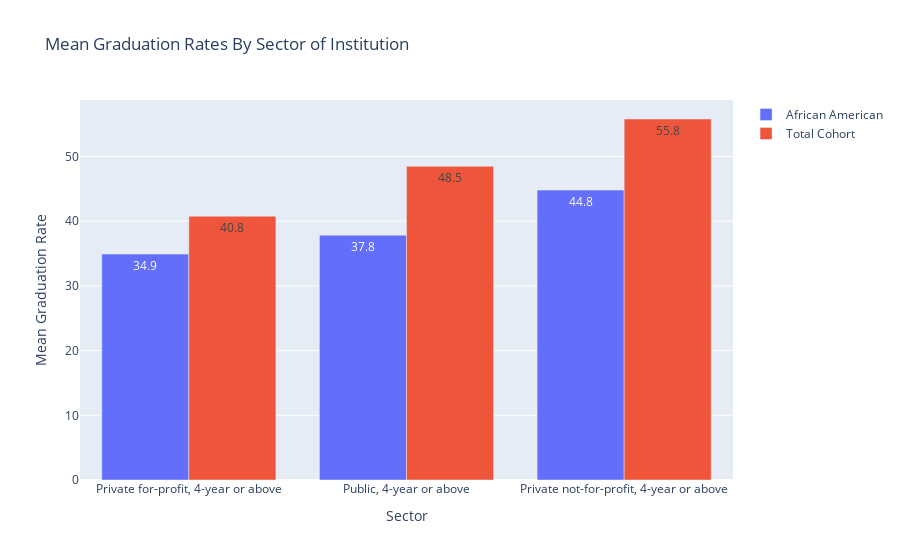

The code cell stored with this chart in its notebook:
### Code cell
fig = go.Figure(
    data = [
        go.Bar(x=grad_rate_by_sector.index, y=grad_rate_by_sector[black], 
               text=np.round(grad_rate_by_sector[black], 1), name="African American"),
        go.Bar(x=grad_rate_by_sector.index, y=grad_rate_by_sector[total], 
               text=np.round(grad_rate_by_sector[total], 1), name="Total Cohort")
    ]
)

fig.update_layout(
    title="Mean Graduation Rates By Sector of Institution",
    xaxis={
        'title': "Sector"
    },
    yaxis={
        'title': 'Mean Graduation Rate'
    }
)
fig.show()

### Figure 1 — Plotly figure (JSON) as saved in the notebook; plotly's stock layout.template omitted (floating-point values rounded to 4 significant figures)
{"data": [{"name": "African American", "text": [34.9, 37.8, 44.8], "type": "bar", "x": ["Private for-profit, 4-year or above", "Public, 4-year or above", "Private not-for-profit, 4-year or above"], "y": [34.91, 37.82, 44.8]}, {"name": "Total Cohort", "text": [40.8, 48.5, 55.8], "type": "bar", "x": ["Private for-profit, 4-year or above", "Public, 4-year or above", "Private not-for-profit, 4-year or above"], "y": [40.77, 48.49, 55.79]}], "layout": {"title": {"text": "Mean Graduation Rates By Sector of Institution"}, "xaxis": {"title": {"text": "Sector"}}, "yaxis": {"title": {"text": "Mean Graduation Rate"}}}}
